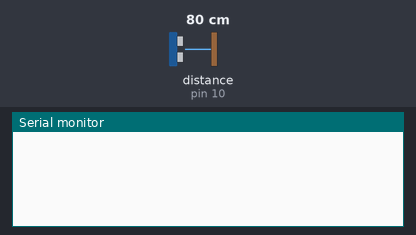
Bench run of a sketch on a simulated Arduino Uno, built with avr-gcc and run on an emulated ATmega328P. Parts: the last lines printed to the serial monitor. Wiring (inferred from the names in the program): ultrasonic range finder: trigger pin 9; echo pin 10. The test bench sets the inputs (shaded band); at power-on: distance to the obstacle (sensor on pin 10) 80 cm. The echo pulse lasts 58.3 µs per cm.

Above: at 1.2 s.
1.3 s: distance to the obstacle (sensor on pin 10) set to 4 cm
At 4.5 s:
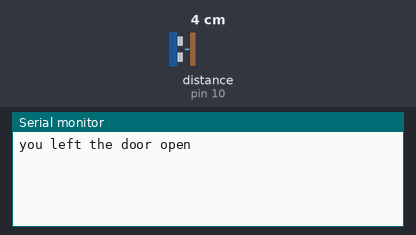
At 6.1 s:
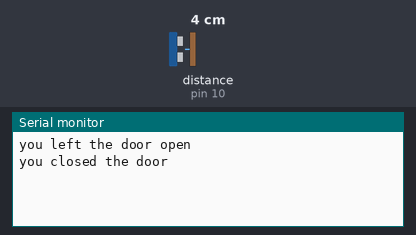

Measured:
- after the input at 1.3 s, the serial monitor: prints a new line after 2.0 s (image 1)

The sketch:

door_position.ino
```cpp
const int trigpin =9;
const int echopin = 10;

long duration;
int distance;
int i=0;
void setup() {
  pinMode(trigpin,OUTPUT);
  pinMode(echopin,INPUT);
  Serial.begin(9600);


}

void loop() {
  digitalWrite(trigpin,LOW);
  delayMicroseconds(2);

  digitalWrite(trigpin,HIGH);
  delayMicroseconds(10);
  digitalWrite(trigpin,LOW);

  duration = pulseIn(echopin,HIGH);
  distance = duration*0.034/2;

  if (distance==3)
  {i++;
  delay(2000);
  if(i%2==1)
  {Serial.println("you left the door open");
  }
  if(i%2!=1)
  {
    Serial.println("you closed the door");
  }}


}
```
